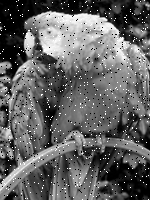
%> input picture task 3/image/image2.png, 150 x 200 px
$ octave task3.m   (GNU Octave 9; MATLAB toolbox functions it lacks are replaced by stand-ins)
%> lines starting %> are read from the running program, lines starting %| are printed output that depends on the picture
A=imread('image2.png');
%> A is the input picture: size 200x150 uint8; min 0, max 255, mean 98.6
A1=A;
B=ordfilt2(A1,9,ones(3,3));
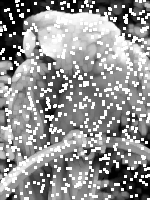
%> B: size 200x150 uint8; min 0, max 255, mean 144.9
figure(1),imshow(B);

A2=A;
C=ordfilt2(A2,13,ones(5,5));
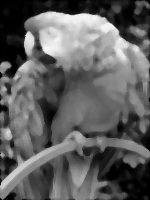
%> C: size 200x150 uint8; min 0, max 248, mean 96.1
figure(2),imshow(C);

A3=A;
s=size(A3);
%> s = [200 150]
D=zeros(s(1),s(2));
E=zeros(5,5);
for i=3:s(1)-2
    for j=3:s(2)-2
        C=A3(i-2:i+2,j-2:j+2);
        result=sum(sum(C))-max(max(C))-min(min(C));
        result=result/21;
        D(i,j)=result;


    end
end
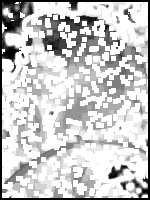
%> D: size 200x150 double; min 0, max 12, mean 9.4; drawn with min black and max white

figure(3),imshow(D/(max(max(D))));

L=filter2(1/9*ones(3,3),A);
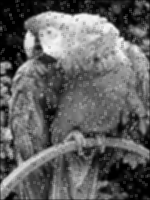
%> L: size 200x150 double; min 0, max 249.3, mean 98.1
C=2*double(A)-L;
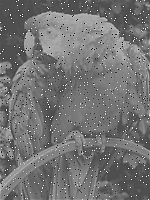
%> C: size 200x150 double; min -216.4, max 481.6, mean 99.2; drawn with min black and max white
figure(4),imshow(C/(max(max(C))))
%> after `imshow(C/(max(max(C))))`:
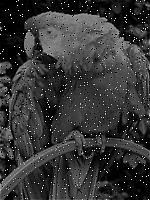
%> displayed picture: size 200x150, on the screen's scale of 0 to 255; min 0, max 255, mean 54.1
